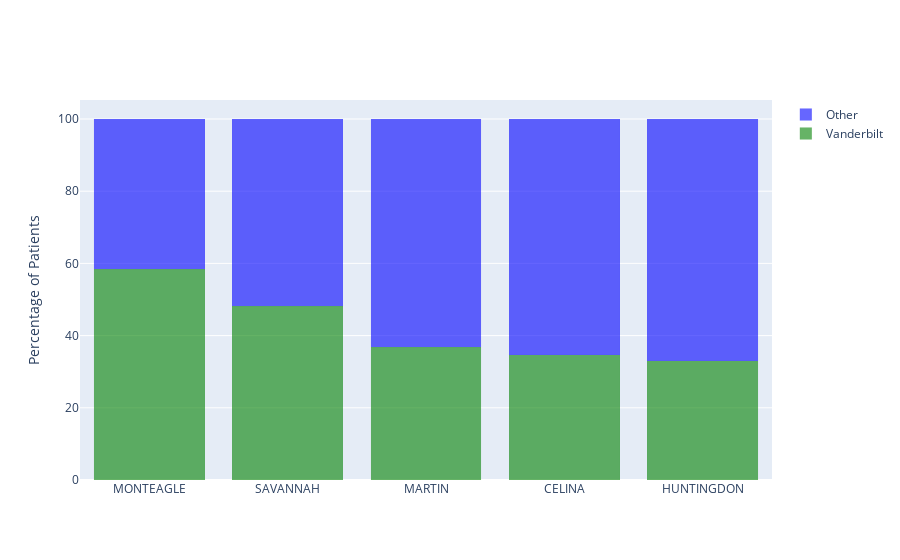

The notebook cell this image was saved under:
### Code cell
fig = go.Figure()
fig.add_trace(go.Bar(
    y=top_5below_avg['Referrals to Vanderbilt'],
    x=top_5below_avg.city_from,
    name="Vanderbilt",
    marker=dict(
        color='rgba(0,128,0, 0.6)',
        line=dict(color='rgba(0,128,0, 0.5)', width=0.05)
    )))

fig.add_trace(go.Bar(
    y=top_5below_avg['Referrals to Other Facilities'],
    x=top_5below_avg.city_from,
    name="Other",
    marker=dict(
        color='rgba(0,0,255, 0.6)',
        line=dict(color='rgba(0,0,255, 0.5)', width=0.05)
    )
))

fig.update_layout(barmode = 'stack',
                  hovermode = 'x', 
                  yaxis = dict(title_text = 'Percentage of Patients'))
fig.show()

### Figure 1 — Plotly figure (JSON) as saved in the notebook; plotly's stock layout.template omitted (floating-point values rounded to 4 significant figures)
{"data": [{"marker": {"color": "rgba(0,128,0, 0.6)", "line": {"color": "rgba(0,128,0, 0.5)", "width": 0.05}}, "name": "Vanderbilt", "type": "bar", "x": ["MONTEAGLE", "SAVANNAH", "MARTIN", "CELINA", "HUNTINGDON"], "y": [58.33, 48.1, 36.84, 34.67, 33.02]}, {"marker": {"color": "rgba(0,0,255, 0.6)", "line": {"color": "rgba(0,0,255, 0.5)", "width": 0.05}}, "name": "Other", "type": "bar", "x": ["MONTEAGLE", "SAVANNAH", "MARTIN", "CELINA", "HUNTINGDON"], "y": [41.67, 51.9, 63.16, 65.33, 66.98]}], "layout": {"barmode": "stack", "hovermode": "x", "yaxis": {"title": {"text": "Percentage of Patients"}}}}
